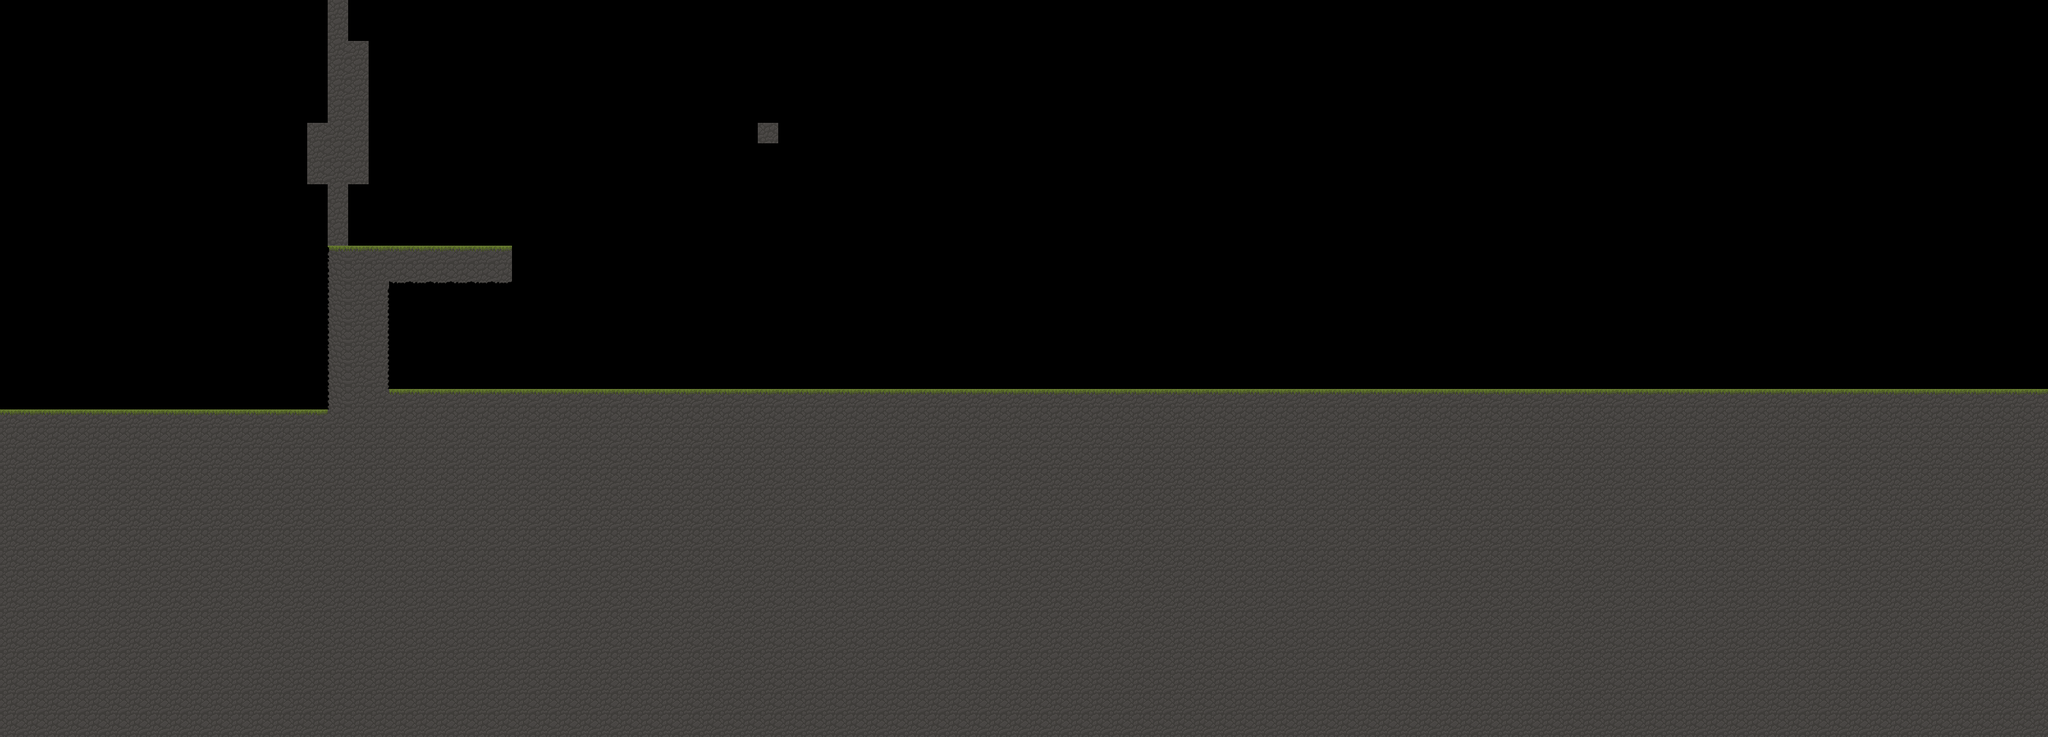

A level layout from a 2D game, rendered from its tile map. Below: a short description, then the map file with tile-grid data replaced by summaries:
An orthogonal 100x36 tile map with 32x32 px tiles, 1 tile layer (Tiles), 1 hidden layer not drawn.

<map version="1.2" tiledversion="1.2.4" orientation="orthogonal" renderorder="right-down" width="100" height="36" tilewidth="32" tileheight="32" infinite="0" nextlayerid="5" nextobjectid="6">
 <tileset firstgid="1" source="Simple_Hunted_Tile.tsx" />
 <layer id="1" name="Tiles" width="100" height="36">
  <data>[3600 cells, 1742 non-empty, 8 distinct tile ids]</data>
 </layer>
 <layer id="4" name="Collisions" width="100" height="36" visible="0">
  <data>[3600 cells, 139 non-empty, 2 distinct tile ids]</data>
 </layer>
</map>
